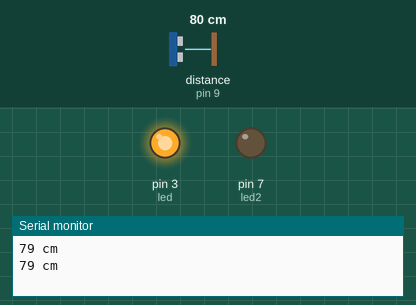
Bench run of a sketch on a simulated Arduino Uno, built with avr-gcc and run on an emulated ATmega328P. Parts: output pins drawn as LEDs (lit = HIGH), the last lines printed to the serial monitor. Wiring (inferred from the names in the program): ultrasonic range finder: trigger pin 8; echo pin 9. The inputs (shaded band) are chosen by the test bench; at power-on: distance to the obstacle (sensor on pin 9) 80 cm. The echo pulse lasts 58.3 µs per cm; pins used as bus, display or sensor lines are not drawn.

Above: at 1.8 s.
1.9 s: distance to the obstacle (sensor on pin 9) set to 250 cm
At 3.2 s:
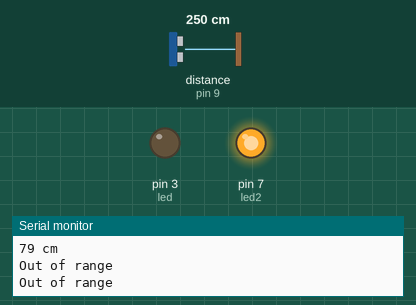
3.5 s: distance to the obstacle (sensor on pin 9) set to 2 cm
At 4.3 s:
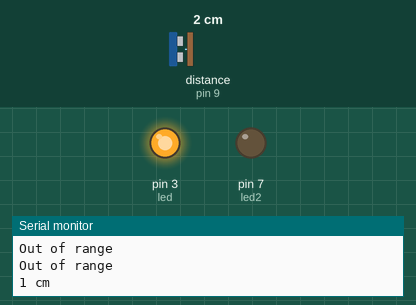
5.5 s: distance to the obstacle (sensor on pin 9) set to 120 cm
At 7.4 s:
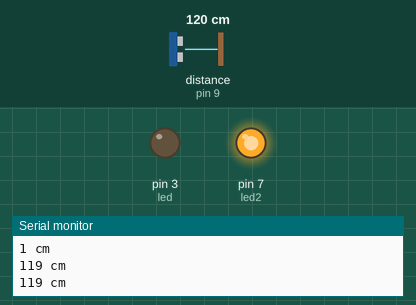
Timing chart, 0 to 8.9 s (numbered marks = the images above; inputs shaded):
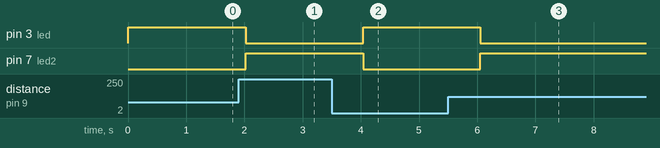

Measured:
- after the input at 1.9 s, pin 3 (led): HIGH → LOW after 0.13 s; pin 7 (led2): LOW → HIGH after 0.13 s
- after the input at 3.5 s, pin 3 (led): LOW → HIGH after 0.54 s; pin 7 (led2): HIGH → LOW after 0.54 s
- after the input at 5.5 s, pin 3 (led): HIGH → LOW after 0.55 s; pin 7 (led2): LOW → HIGH after 0.55 s

The sketch:

Ex3.ino
```cpp
#define trigPin 8
#define echoPin 9
#define led 3
#define led2 7

void setup() {
  Serial.begin(9600);
  pinMode(trigPin, OUTPUT);
  pinMode(echoPin, INPUT);
  pinMode(led, OUTPUT);
  pinMode(led2, OUTPUT);
}

void loop() {
  digitalWrite(trigPin, LOW);
  delayMicroseconds(2);
  digitalWrite(trigPin, HIGH);
  delayMicroseconds(10);
  digitalWrite(trigPin, LOW);

  long duration = pulseIn(echoPin, HIGH);
  long distance = (duration / 2) / 29.1;

  digitalWrite(led, (distance < 100) ? HIGH : LOW);
  digitalWrite(led2, (distance > 100) ? HIGH : LOW);

  if (distance >= 120 || distance <= 0) {
    Serial.println("Out of range");
  } else {
    Serial.print(distance);
    Serial.println(" cm");
  }

  delay(1000);
}
```
